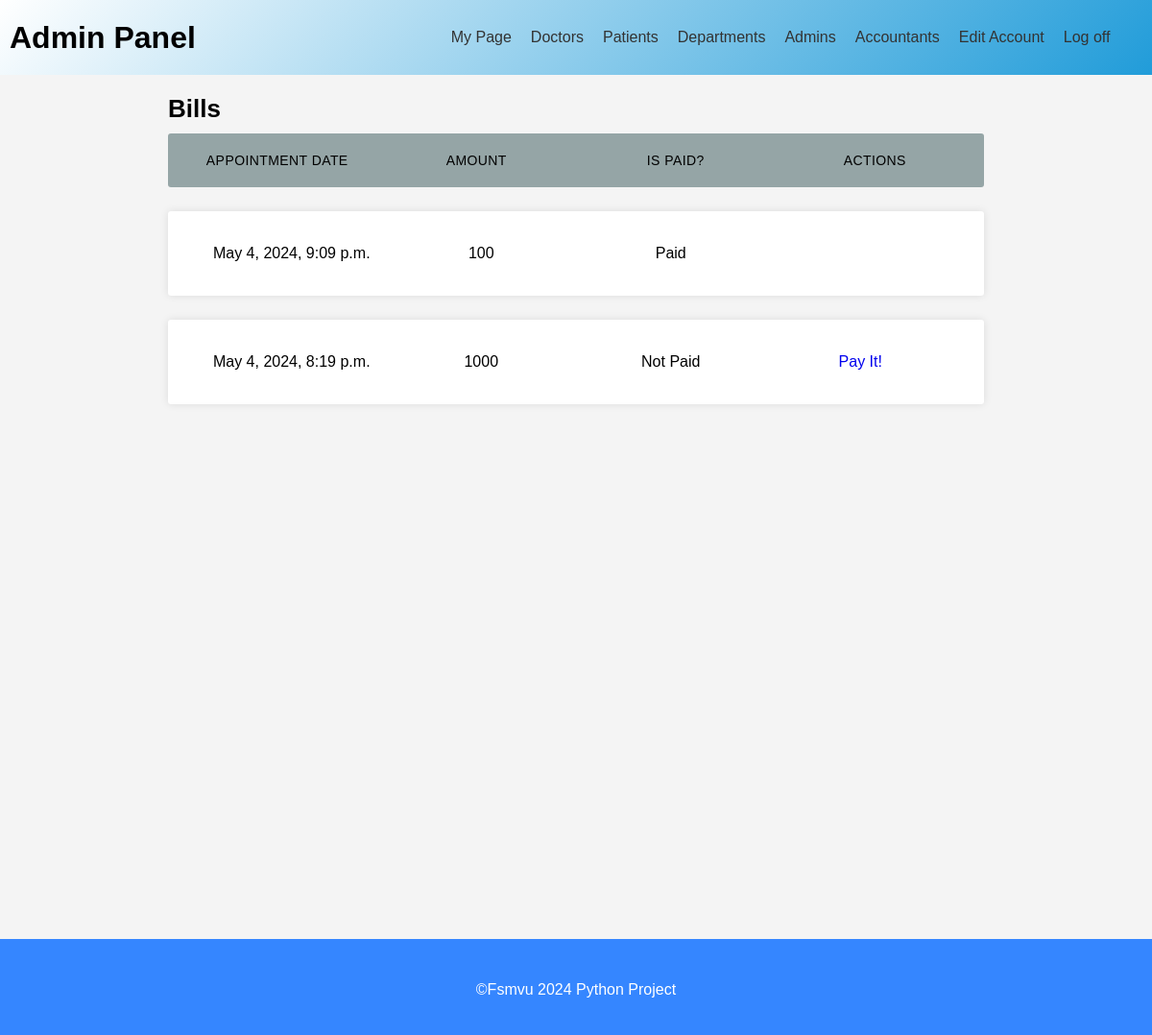
The app's page /Bills/ (signed in), older data.
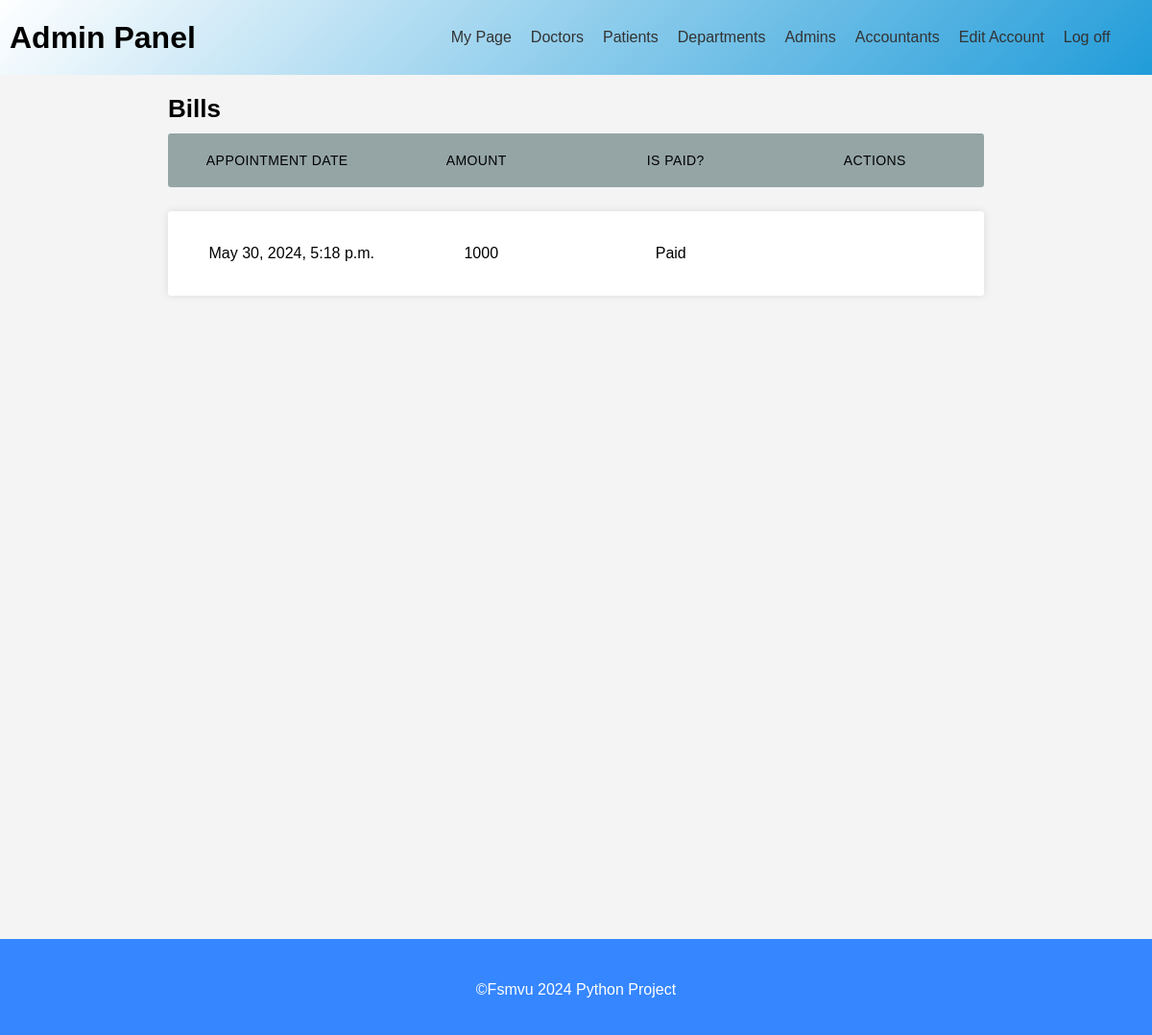
The same page, newer data.
### bill/models.py (models this page shows)
class Bill(models.Model):
    ID = models.BigAutoField(primary_key=True)
    IssuedDate = models.DateTimeField(verbose_name="Issued Date")
    Amount = models.IntegerField(verbose_name="Amount")
    IsPaid = models.BooleanField(verbose_name="Is Paid?")
    Appointment =  models.ForeignKey(Appointment,on_delete=models.CASCADE,blank=True, null=True,verbose_name="Appointment")
    class Meta:
        db_table = "bill"

### bill/views.py (the view)
# urls.py: path('',views.home,name=""),
@login_required
@user_passes_test(lambda u: is_member(u,["Admin","Patient","Accountant"]))
def home(request):
    context ={}
    if is_member(request.user,["Patient"]):
        patientID = Patient.objects.filter(User_id = request.user.id).values()[0]["ID"]
        appIds = Appointment.objects.filter(PatientID_id = patientID).values("ID").distinct()
        context["dataset"] = Bill.objects.filter(Appointment_id__in=appIds)
    else:
        context["dataset"] = Bill.objects.all()
    return render(request, "bill/home.html", context)

### bill/views.py (called while the page is built)
def is_member(user, listgroup):
    return user.groups.filter(name__in=listgroup).exists()

### bill/templates/bill/home.html (shortened to what this page needs)
{% extends 'management_base.html' %}
{% load static %}
{% block content %}
  <section id="doktor-yonetimi">
    <div class="container">
      <h2>Bills</h2>
      <ul class="responsive-table">
        {% if dataset.count == 0 %}
          <p>No record</p>
        {% else %}
          <div class="bosluk"></div>
          <li class="table-header">
            <div class="col col-1">Appointment Date</div>
            <div class="col col-1">Amount</div>
            <div class="col col-1">Is Paid?</div>
            <div class="col col-4">Actions</div>
          </li>
          {% for data in dataset %}
            <li class="table-row">
              <div class="col col-1" data-label="Job Id">{{ data.IssuedDate }}</div>
              <div class="col col-1">{{ data.Amount }}</div>
              <div class="col col-2" data-label="Operation">
                {% if data.IsPaid %}
                   Paid
                {% else %}
                  Not Paid
                {% endif %}
              </div>
              <div class="col col-3" data-label="Operation">
                {% for group in request.user.groups.all %}
                  {% if group.name == 'Accountant' %}
                    <a href="/Bills/Edit/{{ data.ID }}">Edit</a> | <a class="deleteBill" href="/Bills/Delete/{{ data.ID }}">Delete</a>
                  {% else %}
                    {% if data.IsPaid == 0 %}
                      <a class="payIt" href="/Bills/Payment/{{ data.ID }}/">Pay It!</a>
                    {% endif %}
                  {% endif %}
                {% endfor %}
              </div>
            </li>
          {% endfor %}
        {% endif %}
      </ul>
    </div>
  </section>
{% endblock %}

### templates/headers/admin.html
<header id="header">
  <h1>Admin Panel</h1>
  <nav class="ana-menu">
    <a href="/Management">My Page</a>
    <a href="/Doctors">Doctors</a>
    <a href="/Patients">Patients</a>
    <a href="/Departments">Departments</a>
    <a href="/Admins/">Admins</a>
    <a href="/Accountants/">Accountants</a>
    <a href="/Admins/Edit">Edit Account</a>
    <a href="/Logout">Log off</a>
  </nav>
</header>

Row changes from the older to the newer data that the page shows:
removed Bill: IssuedDate "May 4, 2024, 8:19 p.m.", Amount "1000", IsPaid "Not Paid"
changed Bill: IssuedDate "May 4, 2024, 9:09 p.m." → "May 30, 2024, 5:18 p.m."; Amount "100" → "1000"
